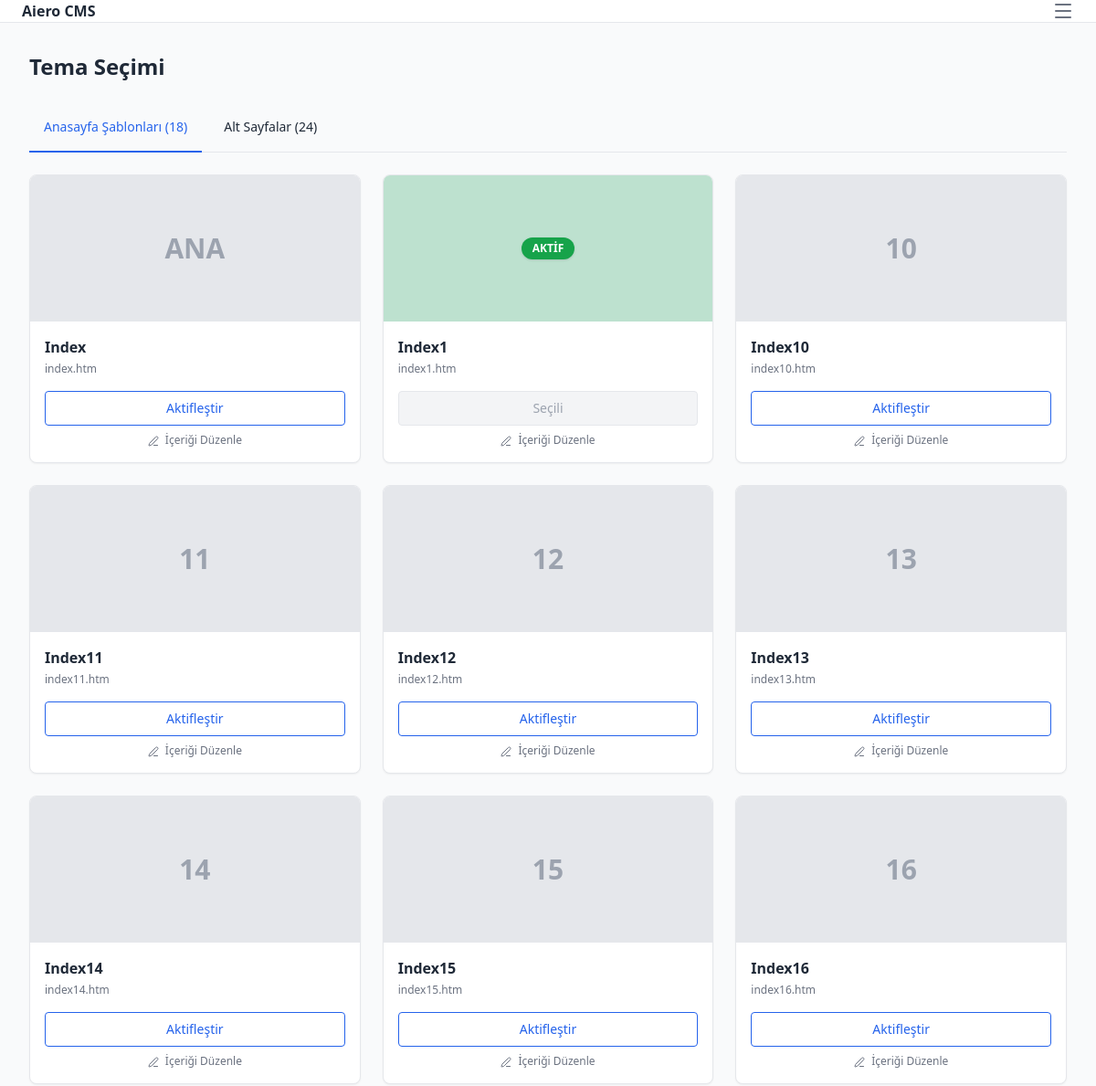
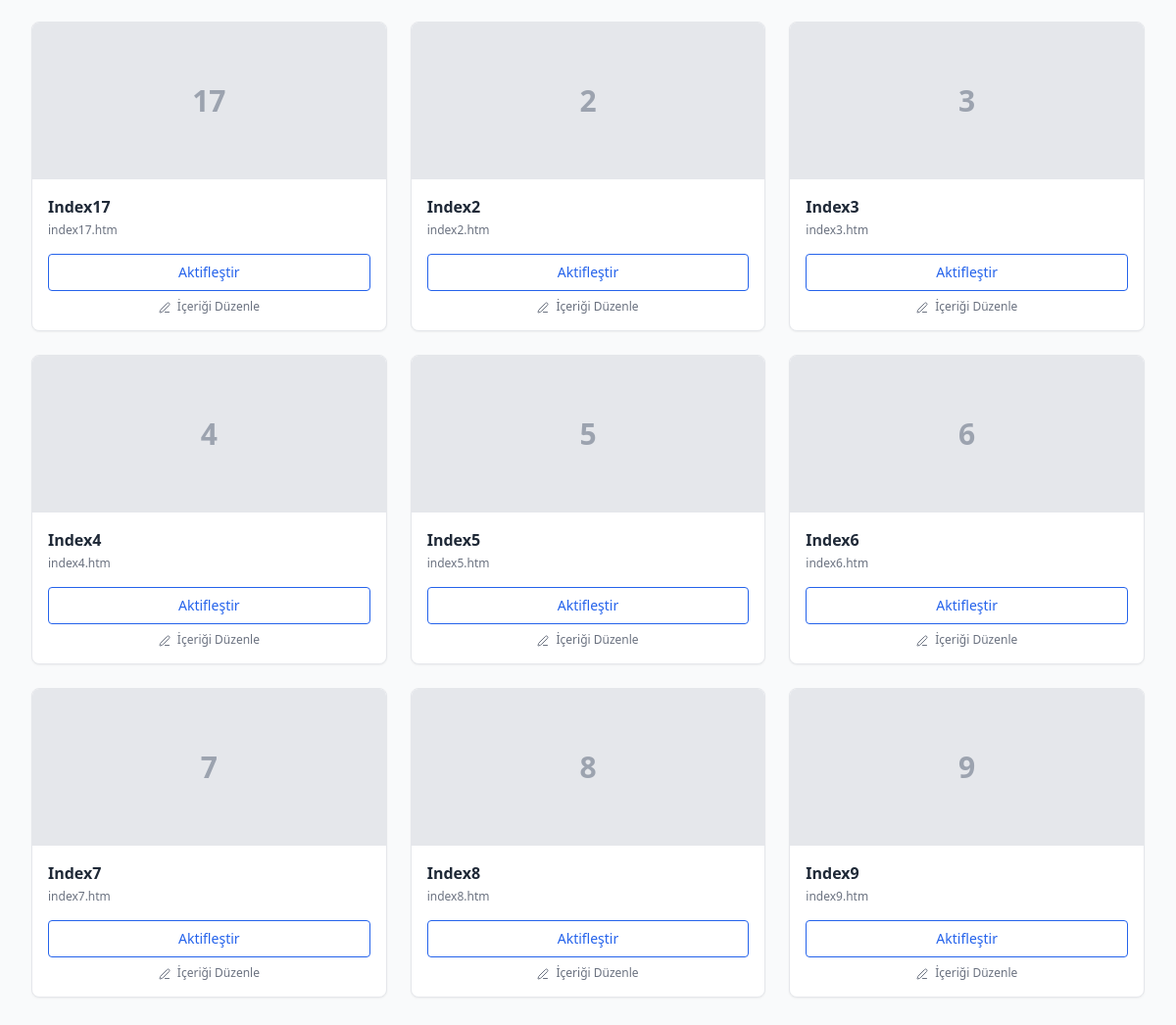
Screenshot of /yonetim/temalar (signed in) with the database file from the repository (2 pictures, top to bottom).
### tables this page shows
CREATE TABLE `temalar` (
  `id` int(11) NOT NULL,
  `tema_kodu` varchar(50) NOT NULL,
  `ad` varchar(100) NOT NULL,
  `onizleme_resmi` varchar(255) DEFAULT NULL,
  `aktif_mi` tinyint(1) DEFAULT 1
);

### index.php (called while the page is built, shortened)
<?php
require_once ROOT_DIR . '/app/Router.php';
$url = isset($_GET['url']) ? $_GET['url'] : '/';
$router = new Router($db);
$router->resolve($url);

### gorunumler/yonetim/temalar.php (the view, shortened to what this page needs)
<?php
$temalar = $db->query("SELECT * FROM temalar ORDER BY tema_kodu ASC")->fetchAll();
$aktifTema = $db->query("SELECT deger FROM ayarlar WHERE anahtar='aktif_ana_sayfa_tema'")->fetchColumn();
?>
<?php
$anasayfalar = array_filter($temalar, function ($t) {
    return strpos($t['tema_kodu'], 'index') === 0; });
$altSayfalar = array_filter($temalar, function ($t) {
    return strpos($t['tema_kodu'], 'index') !== 0; });
?>
<div class="mb-6 border-b border-gray-200">
    <ul class="flex flex-wrap -mb-px text-sm font-medium text-center" id="themeTabs">
        <li class="mr-2">
            <button onclick="switchTab('anasayfa')" id="tab-anasayfa"
                class="inline-block p-4 text-blue-600 border-b-2 border-blue-600 rounded-t-lg active">Anasayfa
                Şablonları (<?php echo count($anasayfalar); ?>)</button>
        </li>
        <li class="mr-2">
            <button onclick="switchTab('altsayfa')" id="tab-altsayfa"
                class="inline-block p-4 border-b-2 border-transparent hover:text-gray-600 hover:border-gray-300 rounded-t-lg">Alt
                Sayfalar (<?php echo count($altSayfalar); ?>)</button>
        </li>
    </ul>
</div>
<div id="content-anasayfa" class="grid grid-cols-1 md:grid-cols-2 lg:grid-cols-3 xl:grid-cols-4 gap-6">
    <?php foreach ($anasayfalar as $tema): ?>
        <div class="bg-white rounded-lg shadow-sm border border-gray-200 overflow-hidden group hover:shadow-md transition">
            <div class="h-40 bg-gray-200 flex items-center justify-center relative overflow-hidden">
                <span class="text-gray-400 font-bold text-3xl">
                    <?php echo strtoupper(str_replace('index', '', $tema['tema_kodu']) ?: 'Ana'); ?>
                </span>
                <?php if ($aktifTema == $tema['tema_kodu']): ?>
                    <div class="absolute inset-0 bg-green-500 bg-opacity-20 flex items-center justify-center">
                        <span class="bg-green-600 text-white px-3 py-1 rounded-full text-xs font-bold shadow">AKTİF</span>
                    </div>
                <?php endif; ?>
            </div>
            <div class="p-4">
                <h3 class="font-bold text-gray-800 mb-1"><?php echo $tema['ad']; ?></h3>
                <p class="text-xs text-gray-500 mb-4"><?php echo $tema['tema_kodu']; ?>.htm</p>
                <?php if ($aktifTema != $tema['tema_kodu']): ?>
                    <a href="?aktiflestir=<?php echo $tema['tema_kodu']; ?>"
                        class="block w-full text-center bg-white border border-blue-600 text-blue-600 hover:bg-blue-600 hover:text-white py-2 rounded transition text-sm font-medium">Aktifleştir</a>
                <?php else: ?>
                    <button disabled
                        class="block w-full text-center bg-gray-100 text-gray-400 border border-gray-200 py-2 rounded cursor-not-allowed text-sm font-medium">Seçili</button>
                <?php endif; ?>
                <a href="/yonetim/tema-detay?tema_kodu=<?php echo $tema['tema_kodu']; ?>"
                    class="block w-full text-center mt-2 text-gray-500 hover:text-blue-600 text-xs font-medium">
                    <i data-lucide="edit-3" class="w-3 h-3 inline mr-1"></i> İçeriği Düzenle
                </a>
            </div>
        </div>
    <?php endforeach; ?>
</div>
<?php
require ROOT_DIR . '/gorunumler/yonetim/layout.php';
?>

### gorunumler/yonetim/layout.php (style rules this page uses)
body { font-family: 'Inter', sans-serif; }

### rows the page displays
temalar: tema_kodu "ANA", ad "Index", tema_kodu "index"
temalar: shows "AKTİF", ad "Index1", tema_kodu "index1", shows "Seçili"
temalar: tema_kodu "10", ad "Index10", tema_kodu "index10"
temalar: tema_kodu "11", ad "Index11", tema_kodu "index11"
temalar: tema_kodu "12", ad "Index12", tema_kodu "index12"
temalar: tema_kodu "13", ad "Index13", tema_kodu "index13"
temalar: tema_kodu "14", ad "Index14", tema_kodu "index14"
temalar: tema_kodu "15", ad "Index15", tema_kodu "index15"
temalar: tema_kodu "16", ad "Index16", tema_kodu "index16"
temalar: tema_kodu "17", ad "Index17", tema_kodu "index17"
temalar: tema_kodu "2", ad "Index2", tema_kodu "index2"
temalar: tema_kodu "3", ad "Index3", tema_kodu "index3"
temalar: tema_kodu "4", ad "Index4", tema_kodu "index4"
temalar: tema_kodu "5", ad "Index5", tema_kodu "index5"
temalar: tema_kodu "6", ad "Index6", tema_kodu "index6"
temalar: tema_kodu "7", ad "Index7", tema_kodu "index7"
temalar: tema_kodu "8", ad "Index8", tema_kodu "index8"
temalar: tema_kodu "9", ad "Index9", tema_kodu "index9"

### other values shown
$pageTitle "Tema Seçimi"
count($anasayfalar) "18"
count($altSayfalar) "24"
